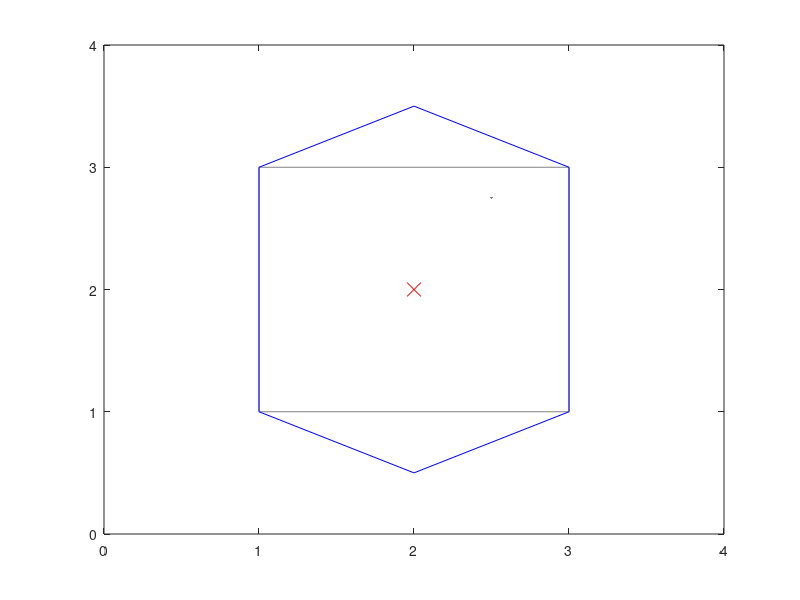

The MATLAB script that drew this image:
function test_vem_v2
    % Undeformed vertices
    V0= [ 
         1 3;
         2 3;
         3 3;
         3 1;
         2 1 
         1 1;
        ];
    
    % Deformed vertices
    V1= [ 
         1 3;
         2 3.5;
         3 3;
         3 1;
         2 0.5 
         1 1;
        ];
    
    % Edges
    E=[ 1 2;
        2 3;
        3 4;
        4 5;
        5 6;
        6 1 ];
    % Plotting surface
    figure(1)
    clf;
    plot([V0(E(:,1),1)'; V0(E(:,2),1)'], [V0(E(:,1),2)'; V0(E(:,2),2)'],'Color',[0.5 0.5 0.5]);
    hold on;
    plot([V1(E(:,1),1)'; V1(E(:,2),1)'], [V1(E(:,1),2)'; V1(E(:,2),2)'],'Color','b');
    hold on;
    
    V=V0;
    
    X_com = mean(V0,1)';    % undeformed center of mass
    x_com = mean(V1,1)';    % deformed center of mass
    
    % All undeformed positions
%     n=10;
%     Xx=linspace(1,3,n);
%     Xy=repelem(3,n);
    n=1;
    Xx=[2.5];
    Xy=[2.75];
    
    for i = 1:n
        X=[Xx(i) Xy(i)]';
        
        % Compute monomial basis
        q=(X-X_com)';
        M = [1 1; q; q.^2; q.*circshift(q,1)]';
        
        % Computing projection onto polynomial coefficients
        Pm = M'/(M*M'); % pseudo-inverse for M
        
        PU = zeros(size(M,2),size(V,1));
        % Stack DOFs into one column
        for j=1:size(V,1)
            u = V(j,:)';
            ue = [V(E(j,1),:) V(E(j,2),:)];
            Pu = (u'*u)\u'; % pseudo-inverse for U
            P = Pm*X*Pu
            PU(:,j)=P*u;
        end
        
        A = M*PU;
        
        plot(X(1),X(2),'.','Color',[0.5 0.5 0.5]);
        hold on;
    end

        
    % Plotting surface
    %     plot(V(:,1), V(:,2),'.','MarkerSize',15,'Color','b');
    %     hold on;
    plot(X_com(1), X_com(2),'x','MarkerSize',10,'Color','r');
    xlim([0 4]);
    ylim([0 4]);

end